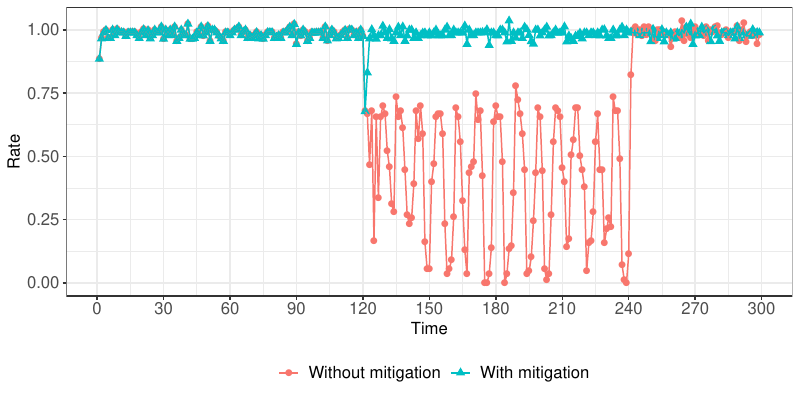

This chart was generated by the following R code:
library(ggplot2)
# install.packages('scales')
library(scales)

# install.packages('doBy')
library(doBy)
library(reshape2)



data = read.table("comp.txt", header=T)
df <- melt(data, id.var = c("Time"))
names(df) <- c('Time', 'Type', 'Rate')

pdf("comp.pdf", width=8, height=4)
g.root <- ggplot(subset(df, Type %in% c('normal', 'yingdui200'))) +
  geom_point(aes (x=Time, y=Rate, color=Type, shape = Type), size=2) +
  geom_line(aes (x=Time, y=Rate, color=Type), size=0.5) +
  scale_x_continuous(breaks=seq(0, 300, 30)) +
  ylab("Rate") +
  scale_colour_discrete(labels=c("Without mitigation", "With mitigation")) +
  scale_shape_discrete(labels=c("Without mitigation", "With mitigation")) +
  theme_bw() + 
  theme(plot.title=element_text(size=12,hjust=0.5),axis.title=element_text(size=12),axis.text=element_text(size=12),legend.text=element_text(size=12), legend.title=element_blank()) +
  theme(legend.position = 'bottom') 

print(g.root)

g.root <- ggplot(subset(df, Type %in% c('yingdui200', 'yingdui50'))) +
  geom_point(aes (x=Time, y=Rate, color=Type, shape = Type), size=2) +
  geom_line(aes (x=Time, y=Rate, color=Type), size=0.5) +
  scale_x_continuous(breaks=seq(0, 300, 30)) +
  ylab("Rate") +
  scale_colour_discrete(labels=c("Attack rate 200p/s", "Attack rate 30p/s")) +
  scale_shape_discrete(labels=c("Attack rate 200p/s", "Attack rate 30p/s")) +
  theme_bw() + 
  theme(plot.title=element_text(size=12,hjust=0.5),axis.title=element_text(size=12),axis.text=element_text(size=12),legend.text=element_text(size=12), legend.title=element_blank()) +
  theme(legend.position = 'bottom') 

print(g.root)

g.root <- ggplot(subset(df, Type %in% c('yingdui200', 'lianggeqianzhui'))) +
  geom_point(aes (x=Time, y=Rate, color=Type, shape = Type), size=2) +
  geom_line(aes (x=Time, y=Rate, color=Type), size=0.5) +
  scale_x_continuous(breaks=seq(0, 300, 30)) +
  ylab("Rate") +
  scale_colour_discrete(labels=c("one evil prefix", "two evil prefixes")) +
  scale_shape_discrete(labels=c("one evil prefix", "two evil prefixes")) +
  theme_bw() + 
  theme(plot.title=element_text(size=12,hjust=0.5),axis.title=element_text(size=12),axis.text=element_text(size=12),legend.text=element_text(size=12), legend.title=element_blank()) +
  theme(legend.position = 'bottom') 

print(g.root)